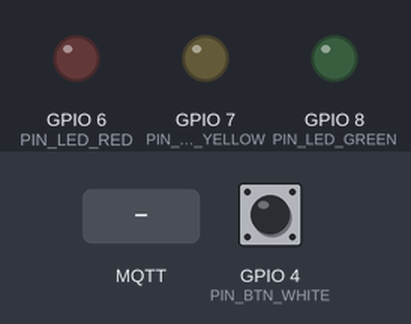
The sketch below on a simulated ESP32-S3. Parts: output pins drawn as LEDs (lit = HIGH). The test bench sets the inputs (shaded band); at power-on: GPIO 4 (PIN_BTN_WHITE) HIGH. WiFi joins after 1.5 s; servers stay silent unless stated; no MQTT or app messages arrive unless stated; what the sketch prints to the serial monitor is not drawn.

Above: at 1.5 s.
1.6 s: MQTT message "error" arrives on the first subscribed topic
4.6 s: GPIO 4 (PIN_BTN_WHITE) pulled LOW for 3.2 s
At 7.8 s:
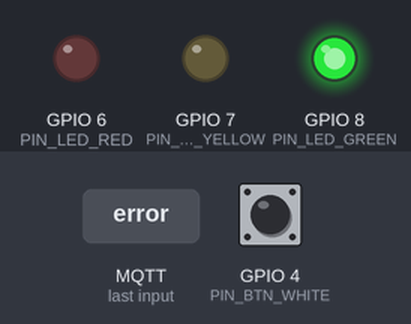
9.3 s: MQTT message "1" arrives on the first subscribed topic
At 10.2 s:
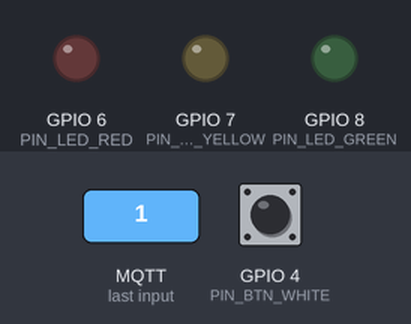
10.8 s: GPIO 4 (PIN_BTN_WHITE) pulled LOW for 0.15 s
At 12.0 s:
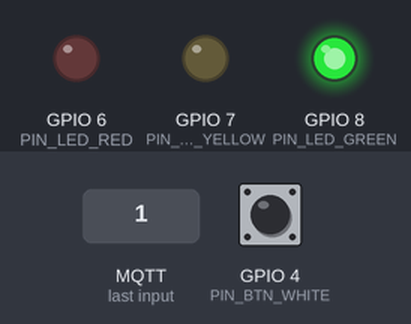
Timing chart, 0 to 13.4 s (numbered marks = the images above; inputs shaded):
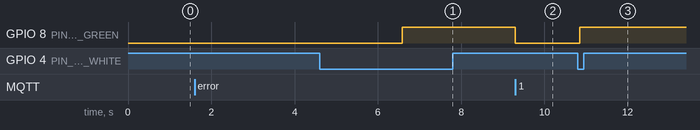

The sketch:

call_station_esp32s3.ino
```cpp
/*
 * Call Station — ESP32-S3 DevKit-N16R8
 * =====================================
 * Goal:
 *   ONE white push button starts the full AMR job:
 *     Home → Point A (pick) → Point D (place) → Home
 *
 * LEDs (only 3) — ONE White press starts MQTT job + this light order:
 *   1) GREEN  = leave Home → Point A (pick)
 *   2) YELLOW = → Placement Point D
 *   3) RED    = → return Home
 *   all off = idle | all on = error
 *
 * MQTT: one "run_job" publish for the whole trip (not three presses).
 *
 * Architecture (same Wi-Fi as AMR + laptop):
 *   ESP32  --MQTT floor topics-->  Mosquitto on laptop
 *   Laptop bridge/client         --Reeman SOP MQTT-->  AMR
 *
 * The ESP32 does NOT AES-encrypt Reeman Calling API.
 * It only publishes: {"cmd":"run_job", ...}
 * Your PC (call_station_dashboard.py or forklift client flow) talks to the AMR.
 *
 * Libraries (Arduino Library Manager):
 *   PubSubClient, ArduinoJson
 *
 * Board: ESP32S3 Dev Module
 */

#include <WiFi.h>
#include <PubSubClient.h>
#include <ArduinoJson.h>
#include "config.h"

// ---- Pins (ESP32-S3 safe GPIOs) ----
static const int PIN_BTN_WHITE  = 4;   // White START button → GND (INPUT_PULLUP)
static const int PIN_LED_YELLOW = 7;   // idle / wait
static const int PIN_LED_GREEN  = 8;   // job running
static const int PIN_LED_RED    = 6;   // error

static const unsigned long DEBOUNCE_MS   = 50;
static const unsigned long WIFI_RETRY_MS = 5000;
static const unsigned long MQTT_RETRY_MS = 3000;
static const unsigned long HB_MS         = 4000;

WiFiClient wifiClient;
PubSubClient mqtt(wifiClient);

String topicCmd;
String topicLeds;
String topicStatus;
String topicHeartbeat;

unsigned long lastWifiTry = 0;
unsigned long lastMqttTry = 0;
unsigned long lastHbOut   = 0;

// --------------------------------- LEDs ---------------------------------
void setLeds(bool yellow, bool green, bool red) {
  digitalWrite(PIN_LED_YELLOW, yellow ? HIGH : LOW);
  digitalWrite(PIN_LED_GREEN,  green  ? HIGH : LOW);
  digitalWrite(PIN_LED_RED,    red    ? HIGH : LOW);
}

/*
 * Bridge sends {"phase":"..."}.
 * Single White-button job LED sequence:
 *   Home → Point A  → GREEN
 *   → Placement D   → YELLOW
 *   → Home          → RED
 * Idle / connecting → all off
 * error             → all three on
 */
void applyPhase(const char* phase) {
  if (!phase || !*phase) phase = "idle";

  if (strcmp(phase, "error") == 0) {
    setLeds(true, true, true);  // all on = fault
  } else if (strcmp(phase, "to_pick") == 0 || strcmp(phase, "lifting") == 0) {
    setLeds(false, true, false);   // GREEN → Point A / pick
  } else if (strcmp(phase, "to_drop") == 0 || strcmp(phase, "placing") == 0) {
    setLeds(true, false, false);   // YELLOW → Point D / place
  } else if (strcmp(phase, "to_home") == 0) {
    setLeds(false, false, true);   // RED → return Home
  } else if (strcmp(phase, "done") == 0) {
    setLeds(false, false, true);   // still RED briefly at home, then idle
  } else {
    // idle / connecting
    setLeds(false, false, false);
  }
  Serial.printf("LED phase: %s\n", phase);
}

// --------------------------------- MQTT pub ---------------------------------
void publishJson(const String& topic, JsonDocument& doc) {
  char buf[384];
  size_t n = serializeJson(doc, buf, sizeof(buf));
  mqtt.publish(topic.c_str(), buf, n);
}

void publishStationStatus(const char* state) {
  JsonDocument doc;
  doc["station"] = STATION_ID;
  doc["state"] = state;
  doc["wifi_rssi"] = WiFi.RSSI();
  doc["ip"] = WiFi.localIP().toString();
  doc["point_home"] = POINT_HOME;
  doc["point_pick"] = POINT_PICK;
  doc["point_drop"] = POINT_DROP;
  publishJson(topicStatus, doc);
}

void publishCmd(const char* cmd) {
  JsonDocument doc;
  doc["cmd"] = cmd;
  doc["station"] = STATION_ID;
  doc["home"] = POINT_HOME;
  doc["pick"] = POINT_PICK;
  doc["drop"] = POINT_DROP;
  doc["ts"] = (long)(millis() / 1000);
  publishJson(topicCmd, doc);
  Serial.printf("CMD -> %s : %s\n", topicCmd.c_str(), cmd);
}

// Bridge → ESP32 LED commands
void onMqttMessage(char* topic, byte* payload, unsigned int len) {
  JsonDocument doc;
  if (deserializeJson(doc, payload, len)) {
    Serial.println("Bad LED JSON");
    return;
  }
  const char* phase = doc["phase"] | "idle";
  applyPhase(phase);
}

// --------------------------------- WiFi / MQTT ---------------------------------
bool ensureWifi() {
  if (WiFi.status() == WL_CONNECTED) return true;
  unsigned long now = millis();
  if (now - lastWifiTry < WIFI_RETRY_MS) return false;
  lastWifiTry = now;

  applyPhase("connecting");
  Serial.printf("WiFi connecting to %s ...\n", WIFI_SSID);
  WiFi.mode(WIFI_STA);
  WiFi.begin(WIFI_SSID, WIFI_PASSWORD);
  return false;
}

bool ensureMqtt() {
  if (mqtt.connected()) return true;
  unsigned long now = millis();
  if (now - lastMqttTry < MQTT_RETRY_MS) return false;
  lastMqttTry = now;

  String clientId = String("callstation-") + STATION_ID + "-" + String((uint32_t)ESP.getEfuseMac(), HEX);
  Serial.printf("MQTT connecting %s:%d as %s ...\n", MQTT_HOST, MQTT_PORT, clientId.c_str());

  bool ok;
  if (strlen(MQTT_USER) > 0) {
    ok = mqtt.connect(clientId.c_str(), MQTT_USER, MQTT_PASS);
  } else {
    ok = mqtt.connect(clientId.c_str());
  }

  if (!ok) {
    Serial.printf("MQTT failed, state=%d\n", mqtt.state());
    applyPhase("error");
    return false;
  }

  mqtt.subscribe(topicLeds.c_str());
  Serial.println("MQTT connected");
  applyPhase("idle");
  publishStationStatus("online");
  return true;
}

// --------------------------------- Button (white only) ---------------------------------
void readButtons() {
  unsigned long now = millis();
  static int whiteStable = HIGH;
  static unsigned long whiteChange = 0;

  int white = digitalRead(PIN_BTN_WHITE);

  if (white != whiteStable) {
    if (now - whiteChange >= DEBOUNCE_MS) {
      // Pressed (falling edge): start full job
      if (white == LOW && whiteStable == HIGH) {
        if (mqtt.connected()) {
          // Laptop bridge hears this and runs Home→A→D→Home on the AMR
          publishCmd("run_job");
          // Optimistic local feedback until bridge replies with phases
          applyPhase("to_pick");
        } else {
          Serial.println("Button ignored: MQTT offline");
          applyPhase("error");
        }
      }
      whiteStable = white;
      whiteChange = now;
    }
  } else {
    whiteChange = now;
  }
}

// --------------------------------- Arduino ---------------------------------
void setup() {
  Serial.begin(115200);
  delay(300);
  Serial.println();
  Serial.println("Call Station ESP32-S3 — White button = full job A→D→Home");

  topicCmd       = String("floor/callstation/") + STATION_ID + "/cmd";
  topicLeds      = String("floor/callstation/") + STATION_ID + "/leds";
  topicStatus    = String("floor/callstation/") + STATION_ID + "/status";
  topicHeartbeat = String("floor/callstation/") + STATION_ID + "/hb";

  pinMode(PIN_BTN_WHITE, INPUT_PULLUP);
  pinMode(PIN_LED_YELLOW, OUTPUT);
  pinMode(PIN_LED_GREEN, OUTPUT);
  pinMode(PIN_LED_RED, OUTPUT);
  applyPhase("connecting");

  WiFi.mode(WIFI_STA);
  mqtt.setServer(MQTT_HOST, MQTT_PORT);
  mqtt.setCallback(onMqttMessage);
  mqtt.setBufferSize(512);

  Serial.printf("WiFi SSID : %s\n", WIFI_SSID);
  Serial.printf("MQTT host : %s:%d\n", MQTT_HOST, MQTT_PORT);
  Serial.printf("Publish   : %s\n", topicCmd.c_str());
  Serial.printf("Subscribe : %s\n", topicLeds.c_str());
}

void loop() {
  if (!ensureWifi()) {
    delay(50);
    return;
  }
  if (!ensureMqtt()) {
    delay(50);
    return;
  }

  mqtt.loop();
  readButtons();

  unsigned long now = millis();
  if (now - lastHbOut > HB_MS) {
    lastHbOut = now;
    JsonDocument doc;
    doc["station"] = STATION_ID;
    doc["up_ms"] = now;
    publishJson(topicHeartbeat, doc);
  }
}
```

config.h
```cpp
#pragma once
// Same Wi-Fi as the AMR + laptop (example from your lab)
#define WIFI_SSID     "RTM_Speed"
#define WIFI_PASSWORD "1234"

// MQTT broker = YOUR LAPTOP IP running Mosquitto (not the AMR IP)
#define MQTT_HOST     "192.168.5.117"
#define MQTT_PORT     1883
// Stage-1 SOP broker is anonymous — leave blank.
// If you enabled Mosquitto user/pass, set them here (e.g. Robo / 1234).
#define MQTT_USER     ""
#define MQTT_PASS     ""

#define STATION_ID    "home1"
// Must match exact point names on the AMR map (from --request-points)
#define POINT_HOME    "Home"
#define POINT_PICK    "A"
#define POINT_DROP    "D"
```

Measured:
- after the input at 1.6 s, every drawn part: stays the same
- after the input at 4.6 s, GPIO 8 (PIN_LED_GREEN): LOW → HIGH after 2.0 s
- after the input at 9.3 s, GPIO 8 (PIN_LED_GREEN): HIGH → LOW at once
- after the input at 10.8 s, GPIO 8 (PIN_LED_GREEN): LOW → HIGH after 0.05 s
